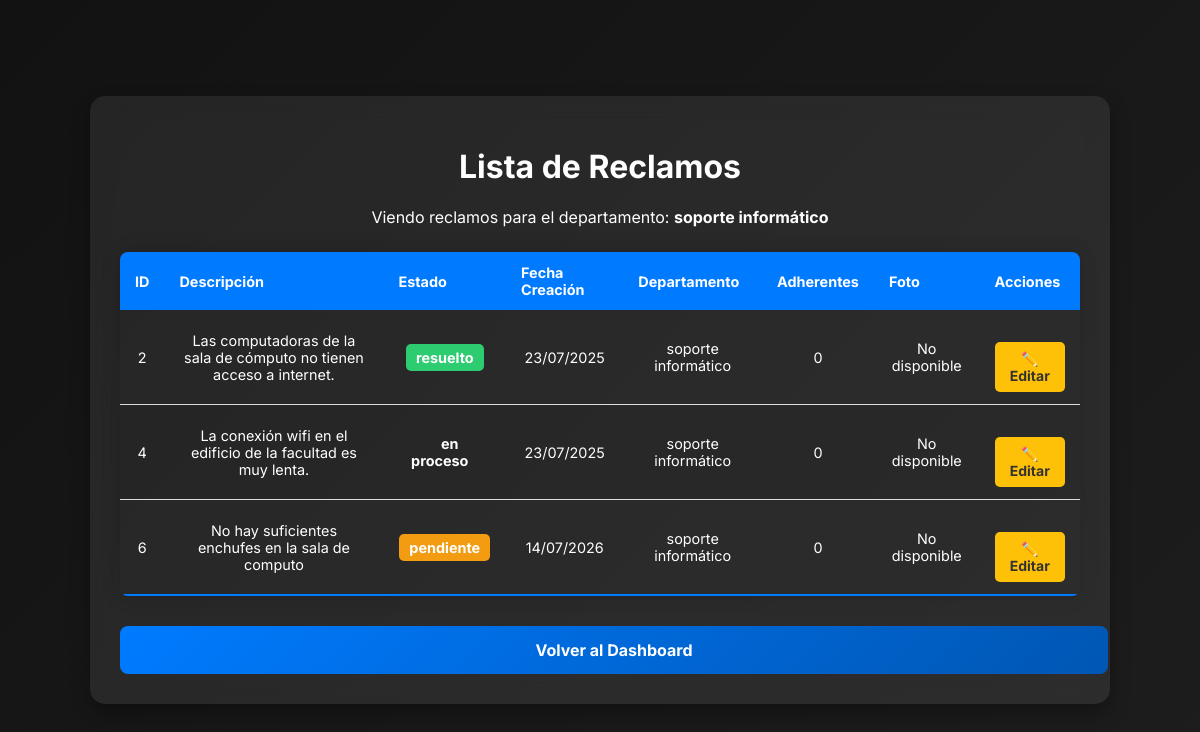
/listar_reclamos (signed in), run on the app's committed database.
### modules/modelos.py (models this page shows, shortened)
class ModeloUsuario(Base):
    __tablename__= 'usuarios'
    id= Column(Integer, primary_key=True)
    nombre=Column(String(1000), nullable=False, unique=False)
    apellido=Column(String(1000), nullable=False, unique= False)
    username=Column(String(100), nullable=False, unique=True)
    email= Column(String(1000), nullable=False, unique=True)
    password= Column(String(1000), nullable=False)
    rol=Column(String, default="usuario")
    claustro=Column(String(100), nullable=True)
    departamento = Column(String(100), default="sin_departamento")

class ModeloReclamo(Base):
    __tablename__= 'reclamos'
    id= Column(Integer, primary_key=True)
    descripcion= Column(String(1000), nullable=False)
    estado= Column(String(50), default="pendiente") #El estado. Puede ser Pendiente, o Resuelto
    departamento= Column(String(100), nullable=False)
    fecha_creacion= Column(DateTime, default=datetime.utcnow)
    fecha_resolucion= Column(DateTime, nullable=True)
    id_usuario= Column(Integer, ForeignKey('usuarios.id')) #Reclamo ligado a usuario
    foto = Column(String(255), nullable=True)

### server.py (the view)
@app.route('/listar_reclamos', methods=['GET'])
@login_required
def listar_reclamos():
    departamento_filtro = request.args.get('departamento')
    departamentos = gestor_reclamos.obtener_departamentos()
    if current_user.is_authenticated and current_user.es_secretario():
        if departamento_filtro:
            lista_reclamos = gestor_reclamos.listar_reclamos_por_departamento(departamento_filtro)
        else:
            lista_reclamos = gestor_reclamos.obtener_todos_los_reclamos()
    elif current_user.is_authenticated and current_user.es_jefe():
        lista_reclamos = gestor_reclamos.listar_reclamos_por_departamento(current_user.departamento)
        departamentos = []
    else:
        if departamento_filtro:
            lista_reclamos = gestor_reclamos.listar_reclamos_por_departamento(departamento_filtro, estado="pendiente")
        else:
            lista_reclamos = gestor_reclamos.listar_reclamos_para_usuarios()
    return render_template('listar_reclamos.html',
                           lista_reclamos=lista_reclamos,
                           departamentos=departamentos,
                           departamento_filtro=departamento_filtro)

### modules/dominio.py (called while the page is built)
    @property
    def id(self):
        return self.__id

    @property
    def descripcion(self):
        return self.__descripcion

    @property
    def estado(self):
        return self.__estado

    @property
    def departamento(self):
        return self.__departamento

    @property
    def fecha_creacion(self):
        return self.__fecha_creacion

    @property
    def foto(self):
        return self.__foto

    @id.setter
    def id(self, p_id):
        if p_id is not None and not isinstance(p_id, int):
            raise ValueError("El id debe ser un número entero")
        self.__id=p_id

    @descripcion.setter
    def descripcion(self, p_descripcion):
        if not isinstance(p_descripcion, str) or p_descripcion.strip() == "":
            raise ValueError("La descripcion no puede estar vacía")
        self.__descripcion= p_descripcion.strip()

    @estado.setter
    def estado(self, p_estado):
        if p_estado not in ["pendiente", "resuelto", "en proceso","inválido"]:
            raise ValueError("El estado debe ser 'pendiente', 'resuelto', 'en proceso' o 'invalido'")
        self.__estado=p_estado

    @id_usuario.setter
    def id_usuario(self, p_id_usuario):
        if  p_id_usuario is not None and not isinstance(p_id_usuario, int):
            raise ValueError("El ID de usuario debe ser un número entero")
        self.__id_usuario=p_id_usuario

    @departamento.setter
    def departamento(self, p_departamento):
        if not isinstance(p_departamento, str) or p_departamento.strip()== "":
            raise ValueError("El departamento no puede estar vacío")
        self.__departamento=p_departamento

    @fecha_creacion.setter
    def fecha_creacion(self, p_fecha_creacion):
        self.__fecha_creacion= p_fecha_creacion

    @foto.setter
    def foto(self, p_foto):
        self.__foto=p_foto

    @fecha_resolucion.setter
    def fecha_resolucion(self, p_fecha_resolucion):
        self.__fecha_resolucion= p_fecha_resolucion

    @property
    def id(self):
        return self.__id

    @property
    def nombre(self):
        return self.__nombre

    @property
    def apellido(self):
        return self.__apellido

    @property
    def username(self):
        return self.__username

    @property
    def email(self):
        return self.__email

    @property
    def password(self):
        return self.__password

    @property
    def rol(self):
        return self.__rol

    @property
    def departamento(self):
        return self.__departamento

### templates/listar_reclamos.html (shortened to what this page needs)
<!DOCTYPE html>
<html lang="es">
<head>
    <link rel="stylesheet" type="text/css" href="{{ url_for('static', filename='style.css') }}">
</head>
<body>
    <div class="container" style="width: 80%; max-width: 1200px;">
        <h1>Lista de Reclamos</h1>
        {% if not (current_user.es_jefe() or current_user.es_secretario()) %}
            <form method="GET" action="{{ url_for('listar_reclamos') }}" class="filter-form">
                <label for="departamento">Filtrar por departamento:</label>
                <select name="departamento" class="form-control">
                    <option value="">Todos</option>
                    {% for depto in departamentos %}
                        <option value="{{ depto }}" {% if departamento_filtro == depto %}selected{% endif %}>{{ depto }}</option>
                    {% endfor %}
                </select>
                <button type="submit" class="btn-primary" style="width: auto; padding: 10px 20px;">Filtrar</button>
            </form>
        {% else %}
             <p>Viendo reclamos para el departamento: <strong>{{ current_user.departamento }}</strong></p>
        {% endif %}
        {% if lista_reclamos %}
            <table class="styled-table">
                <thead>
                    <tr>
                        <th>ID</th>
                        <th>Descripción</th>
                        <th>Estado</th>
                        <th>Fecha Creación</th>
                        <th>Departamento</th>
                        <th>Adherentes</th>
                        <th>Foto</th>
                        <th>Acciones</th>
                    </tr>
                </thead>
                <tbody>
                    {% for reclamo in lista_reclamos %}
                    <tr>
                        <td>{{ reclamo.id }}</td>
                        <td>{{ reclamo.descripcion }}</td>
                        <td><span class="status {{ reclamo.estado|replace(' ', '.') }}">{{ reclamo.estado }}</span></td>
                        <td>{{ reclamo.fecha_creacion.strftime('%d/%m/%Y') }}</td>
                        <td>{{ reclamo.departamento }}</td>
                        <td>{{ reclamo.adherentes }}</td>
                        <td>
                            {% if reclamo.foto %}
                                <img src="{{ url_for('static', filename='uploads/' + reclamo.foto) }}" alt="Foto del reclamo" width="100" style="border-radius: 5px;">
                            {% else %}
                                <span>No disponible</span>
                            {% endif %}
                        </td>
                        <td>
                            {% if current_user.es_jefe() or current_user.es_secretario()%}
                                <a href="{{ url_for('editar_reclamo', id=reclamo.id) }}" class="btn-edit">✏️ Editar</a>
                            {% endif %}
                        </td>
                    </tr>
                    {% endfor %}
                </tbody>
            </table>
        {% else %}
            <div class="alert alert-info">No hay reclamos que coincidan con los criterios de búsqueda.</div>
        {% endif %}
        <div class="links-container" style="margin-top: 30px;">
            {% if current_user.es_jefe() or current_user.es_secretario() %}
                <a href="{{ url_for('dashboard') }}" class="btn-primary">Volver al Dashboard</a>
            {% else %}
                <a href="{{ url_for('menu_principal') }}" class="btn-primary">Volver al Menú</a>
                <a href="{{ url_for('agregar_reclamo') }}" class="btn-secondary" style="margin-left: 10px;">Crear un Reclamo</a>
            {% endif %}
        </div>
    </div>
</body>
</html>

### static/style.css (style rules this page uses)
body { font-family: 'Inter', sans-serif; background: linear-gradient(135deg, #121212, #1d1d1d); color: #ffffff; margin: 0; display: flex; justify-content: center; align-items: center; min-height: 100vh; }
.container { width: 40%; padding: 30px; background: rgba(255, 255, 255, 0.08); box-shadow: 0px 10px 20px rgba(0, 0, 0, 0.3); border-radius: 15px; backdrop-filter: blur(12px); text-align: center; transition: all 0.3s ease-in-out; }
.btn-primary { display: block; width: 100%; padding: 14px; font-size: 16px; font-weight: bold; background: linear-gradient(135deg, #007bff, #0056b3); color: white; border: none; border-radius: 8px; cursor: pointer; transition: 0.4s ease-in-out; margin-top: 20px; }
a { color: #f8f9fa; text-decoration: none; font-weight: bold; display: block; margin-top: 20px; transition: 0.3s; }

### templates/listar_reclamos.html (style rules this page uses)
.styled-table { width: 100%; border-collapse: collapse; margin: 25px 0; font-size: 0.9em; border-radius: 8px; overflow: hidden; box-shadow: 0 0 20px rgba(0, 0, 0, 0.15); }
.styled-table thead tr { background-color: #007bff; color: #ffffff; text-align: left; }
.styled-table th, .styled-table td { padding: 12px 15px; }
.styled-table tbody tr { border-bottom: 1px solid #dddddd; }
.styled-table tbody tr:nth-of-type(even) { background-color: rgba(0,0,0,0.05); }
.styled-table tbody tr:last-of-type { border-bottom: 2px solid #007bff; }
.status { padding: 5px 10px; border-radius: 5px; color: white; font-weight: bold; }
.status.pendiente { background-color: #f39c12; }
.status.resuelto { background-color: #2ecc71; }
.btn-join, .btn-edit { padding: 8px 12px; border: none; border-radius: 5px; cursor: pointer; color: white; text-decoration: none; display: inline-block; font-size: 14px; }
.btn-edit { background-color: #ffc107; color: #333; }

### data on the page
ModeloUsuario: departamento "soporte informático"
ModeloReclamo: id "2", descripcion "Las computadoras de la sala de cómputo no tienen acceso a internet.", estado "resuelto", fecha_creacion "23/07/2025", departamento "soporte informático", adherentes "0"
ModeloReclamo: id "4", descripcion "La conexión wifi en el edificio de la facultad es muy lenta.", estado "en proceso", fecha_creacion "23/07/2025", departamento "soporte informático", adherentes "0"
ModeloReclamo: id "6", descripcion "No hay suficientes enchufes en la sala de computo", estado "pendiente", fecha_creacion "14/07/2026", departamento "soporte informático", adherentes "0"
